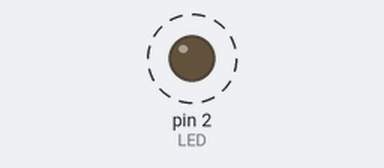
A sketch run on a simulated Arduino Uno, built with avr-gcc and run on an emulated ATmega328P. Parts: output pins drawn as LEDs (lit = HIGH). Dashed ring = blinking. What the sketch prints to the serial monitor is not drawn.

Above: at 0.2 s.
Timing chart, 0 to 3.0 s (numbered marks = the images above):
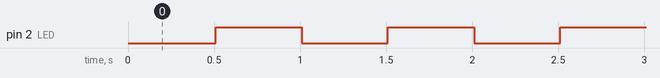

The sketch:

led_blink_with_serial_debug.ino
```cpp
/*
 Title: LED blink program in Lua
  ESP8266 Blink Program
 Blink the on board blue LED on the ESP-12 module connected to GPIO2 pin.
 https://github.com/MURVENSolutions/ESP8266Programs (Public)
 MURVEN Infotech Design Solutions LLP (www.murven.in)
 */

#define LED 2   //Define connection of LED

void setup() {
  Serial.begin(9600);
  delay(10);

  Serial.println();
  Serial.print("Connecting to esp8266 serial 9600");

  // put your setup code here, to run once:
   pinMode(LED, OUTPUT);     // Initialize the LED_BUILTIN pin as an output to drive the LED
}

void loop() {
  // put your main code here, to run repeatedly:
  digitalWrite(LED, LOW);   // Turn the LED ON by making the voltage LOW
  Serial.print("LOW-LED-ON");
  Serial.println();
  delay(500);              // Wait for a 500ms
  digitalWrite(LED, HIGH);  // Turn the LED off by making the voltage HIGH
  delay(500);               // Wait for 500ms
  Serial.print("HIGH-LED-OFF");
  Serial.println();
}
```

Measured:
- by itself, pin 2 (LED): alternates HIGH for 0.50 s and LOW for 0.50 s
